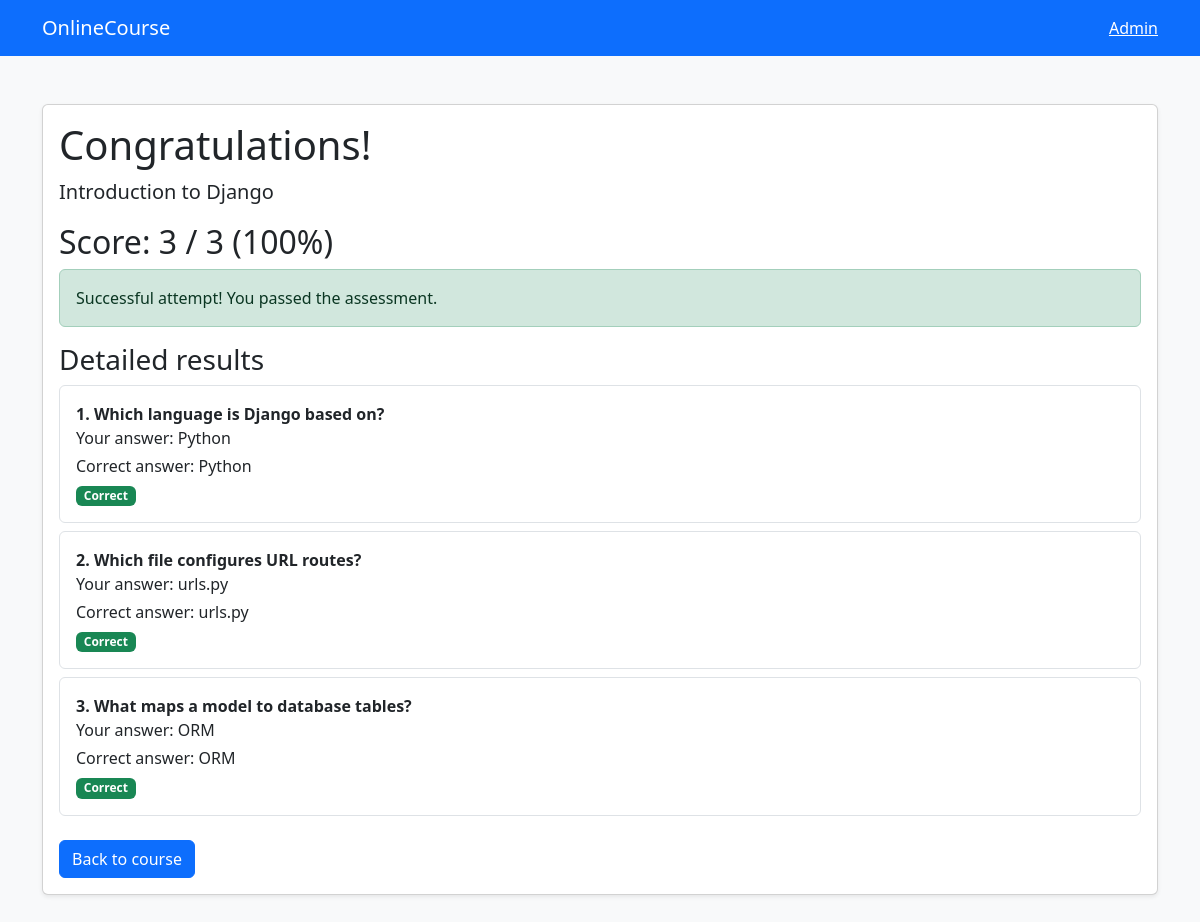
Page /exam/result/1/ (signed in) on the committed database.
### onlinecourse/models.py (models this page shows, shortened)
class Submission(models.Model):
    user=models.ForeignKey(settings.AUTH_USER_MODEL,on_delete=models.CASCADE)
    course=models.ForeignKey(Course,on_delete=models.CASCADE)
    score=models.PositiveIntegerField(default=0)
    total=models.PositiveIntegerField(default=0)
    submitted_at=models.DateTimeField(auto_now_add=True)
    selected_choices=models.ManyToManyField(Choice,blank=True)

class Course(models.Model):
    name=models.CharField(max_length=200)
    description=models.TextField(blank=True)
    instructor=models.ForeignKey(Instructor,on_delete=models.SET_NULL,null=True,blank=True)

class Question(models.Model):
    course=models.ForeignKey(Course,related_name='questions',on_delete=models.CASCADE)
    text=models.CharField(max_length=500)

class Choice(models.Model):
    question=models.ForeignKey(Question,related_name='choices',on_delete=models.CASCADE)
    text=models.CharField(max_length=300)
    is_correct=models.BooleanField(default=False)

### onlinecourse/views.py (the view)
# urls.py: path('exam/result/<int:submission_id>/',views.show_exam_result,name='show_exam_result'),
@login_required
def show_exam_result(request,submission_id):
    submission=get_object_or_404(Submission,pk=submission_id,user=request.user)
    selected_ids=set(submission.selected_choices.values_list('id',flat=True))
    items=[]
    for question in submission.course.questions.prefetch_related('choices'):
        chosen=next((c for c in question.choices.all() if c.pk in selected_ids),None)
        correct=next((c for c in question.choices.all() if c.is_correct),None)
        items.append({'question':question,'chosen':chosen,'correct':correct,'is_correct':chosen is not None and chosen.pk==getattr(correct,'pk',None)})
    percentage=round(submission.score/submission.total*100) if submission.total else 0
    return render(request,'onlinecourse/exam_result.html',{'submission':submission,'items':items,'percentage':percentage,'passed':percentage>=70})

### onlinecourse/templates/onlinecourse/exam_result.html
{% extends 'onlinecourse/base.html' %}{% block content %}<div class="card shadow-sm"><div class="card-body"><h1>{% if passed %}Congratulations!{% else %}Exam Results{% endif %}</h1><p class="lead">{{ submission.course.name }}</p><h2>Score: {{ submission.score }} / {{ submission.total }} ({{ percentage }}%)</h2>{% if passed %}<div class="alert alert-success">Successful attempt! You passed the assessment.</div>{% else %}<div class="alert alert-warning">Keep practicing. You can try again.</div>{% endif %}<h3>Detailed results</h3>{% for item in items %}<div class="border rounded p-3 my-2"><strong>{{ forloop.counter }}. {{ item.question.text }}</strong><p class="mb-1">Your answer: {{ item.chosen.text|default:'Not answered' }}</p><p class="mb-1">Correct answer: {{ item.correct.text|default:'Not configured' }}</p><span class="badge {% if item.is_correct %}bg-success{% else %}bg-danger{% endif %}">{% if item.is_correct %}Correct{% else %}Incorrect{% endif %}</span></div>{% endfor %}<a href="{% url 'course_details' submission.course.pk %}" class="btn btn-primary mt-3">Back to course</a></div></div>{% endblock %}

### rows in the picture
Submission: course.name "Introduction to Django", score "3", total "3"
Question: question.text "Which language is Django based on?", chosen.text "Python", correct.text "Python"
Question: question.text "Which file configures URL routes?", chosen.text "urls.py", correct.text "urls.py"
Question: question.text "What maps a model to database tables?", chosen.text "ORM", correct.text "ORM"

### other values in the picture
{{ percentage }} "100"
